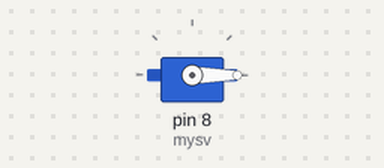
A sketch run on a simulated Arduino Uno, built with avr-gcc and run on an emulated ATmega328P. On the bench: servo.

Above: at 0.05 s.
At 4.45 s:
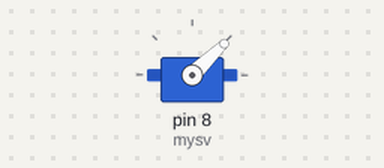
At 8.95 s:
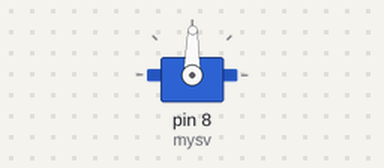
At 17.95 s:
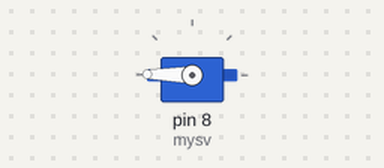
Timing chart, 0 to 23.4 s (numbered marks = the images above):
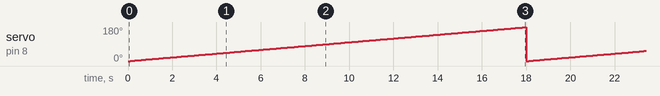

The sketch:

E13_servomotor.ino
```cpp
#include <Servo.h>
Servo mysv;//Servo 클래스 사용
int po=0;
void setup() {
  mysv.attach(8);//8번핀으로 초기화.
}
//0도에서 90도까지 0.1초지연 시간을 가지고 회전
void loop() {
  for(po=0;po<180;po+=1){
    mysv.write(po);
    delay(100);
  }
}
```

Measured:
- by itself, servo on pin 8 (mysv): ramps from 0° to 179° and jumps back, once every 18.0 s
